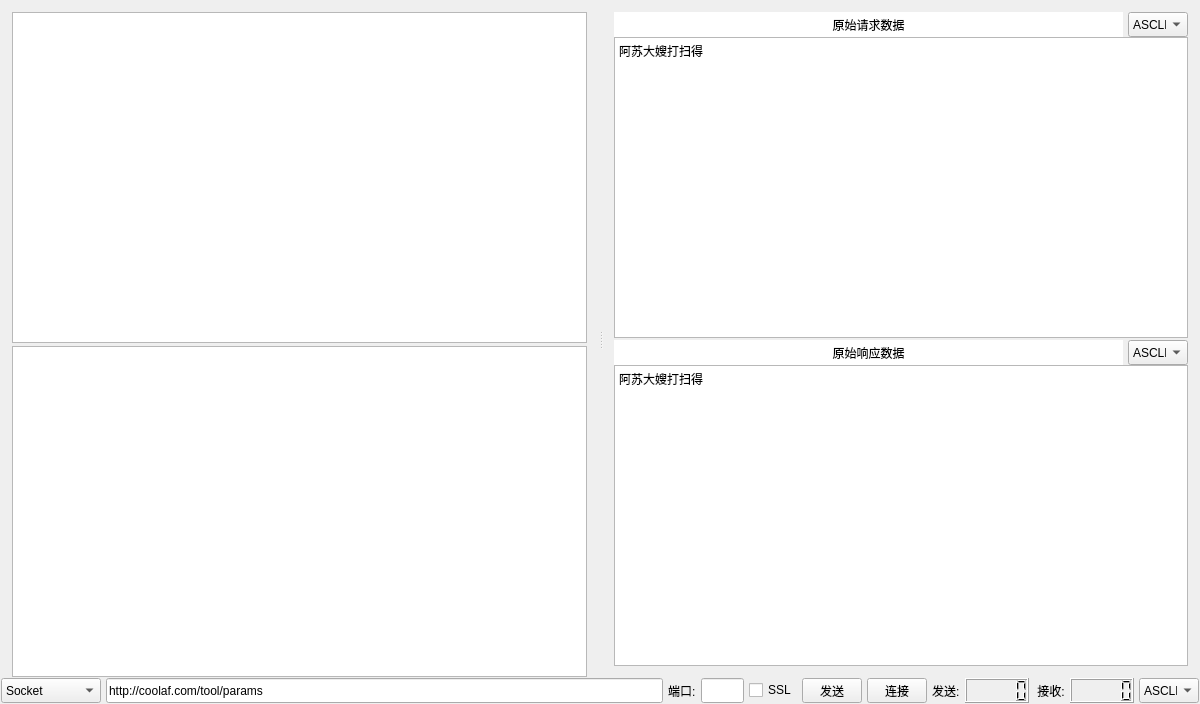
<?xml version="1.0" encoding="UTF-8"?>
<ui version="4.0">
 <class>RequestTestToolClass</class>
 <widget class="QMainWindow" name="RequestTestToolClass">
  <property name="geometry">
   <rect>
    <x>0</x>
    <y>0</y>
    <width>1200</width>
    <height>704</height>
   </rect>
  </property>
  <property name="minimumSize">
   <size>
    <width>1200</width>
    <height>700</height>
   </size>
  </property>
  <property name="maximumSize">
   <size>
    <width>16777215</width>
    <height>16777215</height>
   </size>
  </property>
  <property name="windowTitle">
   <string>RequestTestTool</string>
  </property>
  <widget class="QWidget" name="centralWidget">
   <layout class="QGridLayout" name="gridLayout">
    <property name="leftMargin">
     <number>1</number>
    </property>
    <property name="topMargin">
     <number>1</number>
    </property>
    <property name="rightMargin">
     <number>1</number>
    </property>
    <property name="bottomMargin">
     <number>1</number>
    </property>
    <property name="spacing">
     <number>1</number>
    </property>
    <item row="0" column="0">
     <widget class="QSplitter" name="splitter">
      <property name="sizePolicy">
       <sizepolicy hsizetype="Expanding" vsizetype="Expanding">
        <horstretch>0</horstretch>
        <verstretch>0</verstretch>
       </sizepolicy>
      </property>
      <property name="orientation">
       <enum>Qt::Horizontal</enum>
      </property>
      <property name="opaqueResize">
       <bool>true</bool>
      </property>
      <property name="handleWidth">
       <number>5</number>
      </property>
      <property name="childrenCollapsible">
       <bool>true</bool>
      </property>
      <widget class="QWidget" name="layoutWidget">
       <layout class="QVBoxLayout" name="verticalLayout">
        <property name="spacing">
         <number>3</number>
        </property>
        <property name="bottomMargin">
         <number>0</number>
        </property>
        <item>
         <widget class="QTableWidget" name="tableWidget_Header">
          <property name="minimumSize">
           <size>
            <width>300</width>
            <height>300</height>
           </size>
          </property>
         </widget>
        </item>
        <item>
         <widget class="QTableWidget" name="tableWidget_values">
          <property name="minimumSize">
           <size>
            <width>300</width>
            <height>300</height>
           </size>
          </property>
         </widget>
        </item>
       </layout>
      </widget>
      <widget class="QWidget" name="layoutWidget">
       <layout class="QVBoxLayout" name="verticalLayout_4">
        <property name="spacing">
         <number>2</number>
        </property>
        <item>
         <layout class="QVBoxLayout" name="verticalLayout_3">
          <property name="spacing">
           <number>0</number>
          </property>
          <item>
           <layout class="QHBoxLayout" name="horizontalLayout_3">
            <property name="spacing">
             <number>5</number>
            </property>
            <item>
             <widget class="QLabel" name="label_2">
              <property name="minimumSize">
               <size>
                <width>0</width>
                <height>25</height>
               </size>
              </property>
              <property name="maximumSize">
               <size>
                <width>16777215</width>
                <height>25</height>
               </size>
              </property>
              <property name="styleSheet">
               <string notr="true">background-color: rgb(255, 255, 255);</string>
              </property>
              <property name="text">
               <string>原始请求数据</string>
              </property>
              <property name="alignment">
               <set>Qt::AlignCenter</set>
              </property>
             </widget>
            </item>
            <item>
             <widget class="QComboBox" name="comboBox_ShowType_3">
              <property name="sizePolicy">
               <sizepolicy hsizetype="Preferred" vsizetype="Fixed">
                <horstretch>0</horstretch>
                <verstretch>0</verstretch>
               </sizepolicy>
              </property>
              <property name="minimumSize">
               <size>
                <width>60</width>
                <height>25</height>
               </size>
              </property>
              <property name="maximumSize">
               <size>
                <width>60</width>
                <height>25</height>
               </size>
              </property>
              <item>
               <property name="text">
                <string>ASCLL</string>
               </property>
              </item>
              <item>
               <property name="text">
                <string>16进制</string>
               </property>
              </item>
              <item>
               <property name="text">
                <string>10进制</string>
               </property>
              </item>
              <item>
               <property name="text">
                <string>2进制</string>
               </property>
              </item>
             </widget>
            </item>
           </layout>
          </item>
          <item>
           <widget class="QTextBrowser" name="textBrowser_Request">
            <property name="sizePolicy">
             <sizepolicy hsizetype="MinimumExpanding" vsizetype="Expanding">
              <horstretch>0</horstretch>
              <verstretch>0</verstretch>
             </sizepolicy>
            </property>
            <property name="minimumSize">
             <size>
              <width>300</width>
              <height>0</height>
             </size>
            </property>
            <property name="html">
             <string>&lt;!DOCTYPE HTML PUBLIC &quot;-//W3C//DTD HTML 4.0//EN&quot; &quot;http://www.w3.org/TR/REC-html40/strict.dtd&quot;&gt;
&lt;html&gt;&lt;head&gt;&lt;meta name=&quot;qrichtext&quot; content=&quot;1&quot; /&gt;&lt;style type=&quot;text/css&quot;&gt;
p, li { white-space: pre-wrap; }
&lt;/style&gt;&lt;/head&gt;&lt;body style=&quot; font-family:'SimSun'; font-size:9pt; font-weight:400; font-style:normal;&quot;&gt;
&lt;p style=&quot; margin-top:0px; margin-bottom:0px; margin-left:0px; margin-right:0px; -qt-block-indent:0; text-indent:0px;&quot;&gt;阿苏大嫂打扫得&lt;/p&gt;&lt;/body&gt;&lt;/html&gt;</string>
            </property>
           </widget>
          </item>
         </layout>
        </item>
        <item>
         <layout class="QVBoxLayout" name="verticalLayout_2">
          <property name="spacing">
           <number>0</number>
          </property>
          <item>
           <layout class="QHBoxLayout" name="horizontalLayout_2">
            <property name="spacing">
             <number>5</number>
            </property>
            <item>
             <widget class="QLabel" name="label">
              <property name="minimumSize">
               <size>
                <width>0</width>
                <height>25</height>
               </size>
              </property>
              <property name="maximumSize">
               <size>
                <width>16777215</width>
                <height>25</height>
               </size>
              </property>
              <property name="styleSheet">
               <string notr="true">background-color: rgb(255, 255, 255);</string>
              </property>
              <property name="text">
               <string>原始响应数据</string>
              </property>
              <property name="alignment">
               <set>Qt::AlignCenter</set>
              </property>
             </widget>
            </item>
            <item>
             <widget class="QComboBox" name="comboBox_ShowType_2">
              <property name="minimumSize">
               <size>
                <width>60</width>
                <height>25</height>
               </size>
              </property>
              <property name="maximumSize">
               <size>
                <width>60</width>
                <height>25</height>
               </size>
              </property>
              <item>
               <property name="text">
                <string>ASCLL</string>
               </property>
              </item>
              <item>
               <property name="text">
                <string>16进制</string>
               </property>
              </item>
              <item>
               <property name="text">
                <string>10进制</string>
               </property>
              </item>
              <item>
               <property name="text">
                <string>2进制</string>
               </property>
              </item>
             </widget>
            </item>
           </layout>
          </item>
          <item>
           <widget class="QTextBrowser" name="textBrowser_Response">
            <property name="enabled">
             <bool>true</bool>
            </property>
            <property name="minimumSize">
             <size>
              <width>300</width>
              <height>0</height>
             </size>
            </property>
            <property name="html">
             <string>&lt;!DOCTYPE HTML PUBLIC &quot;-//W3C//DTD HTML 4.0//EN&quot; &quot;http://www.w3.org/TR/REC-html40/strict.dtd&quot;&gt;
&lt;html&gt;&lt;head&gt;&lt;meta name=&quot;qrichtext&quot; content=&quot;1&quot; /&gt;&lt;style type=&quot;text/css&quot;&gt;
p, li { white-space: pre-wrap; }
&lt;/style&gt;&lt;/head&gt;&lt;body style=&quot; font-family:'SimSun'; font-size:9pt; font-weight:400; font-style:normal;&quot;&gt;
&lt;p style=&quot; margin-top:0px; margin-bottom:0px; margin-left:0px; margin-right:0px; -qt-block-indent:0; text-indent:0px;&quot;&gt;阿苏大嫂打扫得&lt;/p&gt;&lt;/body&gt;&lt;/html&gt;</string>
            </property>
           </widget>
          </item>
         </layout>
        </item>
       </layout>
      </widget>
     </widget>
    </item>
    <item row="1" column="0">
     <layout class="QHBoxLayout" name="horizontalLayout">
      <property name="spacing">
       <number>5</number>
      </property>
      <property name="sizeConstraint">
       <enum>QLayout::SetDefaultConstraint</enum>
      </property>
      <item>
       <widget class="QComboBox" name="comboBox_RequestType">
        <property name="minimumSize">
         <size>
          <width>100</width>
          <height>25</height>
         </size>
        </property>
        <property name="maximumSize">
         <size>
          <width>100</width>
          <height>25</height>
         </size>
        </property>
        <item>
         <property name="text">
          <string>Socket</string>
         </property>
        </item>
        <item>
         <property name="text">
          <string>Http-Get</string>
         </property>
        </item>
        <item>
         <property name="text">
          <string>Http-Post</string>
         </property>
        </item>
       </widget>
      </item>
      <item>
       <widget class="QLineEdit" name="lineEdit_Address">
        <property name="sizePolicy">
         <sizepolicy hsizetype="Expanding" vsizetype="Fixed">
          <horstretch>0</horstretch>
          <verstretch>0</verstretch>
         </sizepolicy>
        </property>
        <property name="minimumSize">
         <size>
          <width>557</width>
          <height>25</height>
         </size>
        </property>
        <property name="maximumSize">
         <size>
          <width>65535</width>
          <height>25</height>
         </size>
        </property>
        <property name="text">
         <string>http://coolaf.com/tool/params</string>
        </property>
       </widget>
      </item>
      <item>
       <widget class="QLabel" name="label_Port">
        <property name="text">
         <string>端口:</string>
        </property>
       </widget>
      </item>
      <item>
       <widget class="QLineEdit" name="lineEdit_ConnectPort">
        <property name="minimumSize">
         <size>
          <width>0</width>
          <height>25</height>
         </size>
        </property>
        <property name="maximumSize">
         <size>
          <width>16777215</width>
          <height>25</height>
         </size>
        </property>
       </widget>
      </item>
      <item>
       <widget class="QCheckBox" name="checkBox_IsSSL">
        <property name="text">
         <string>SSL</string>
        </property>
       </widget>
      </item>
      <item>
       <widget class="QPushButton" name="pushButton_Request">
        <property name="minimumSize">
         <size>
          <width>60</width>
          <height>25</height>
         </size>
        </property>
        <property name="maximumSize">
         <size>
          <width>60</width>
          <height>25</height>
         </size>
        </property>
        <property name="text">
         <string>发送</string>
        </property>
       </widget>
      </item>
      <item>
       <widget class="QPushButton" name="pushButton_Connect">
        <property name="minimumSize">
         <size>
          <width>60</width>
          <height>25</height>
         </size>
        </property>
        <property name="maximumSize">
         <size>
          <width>30</width>
          <height>25</height>
         </size>
        </property>
        <property name="text">
         <string>连接</string>
        </property>
       </widget>
      </item>
      <item>
       <widget class="QLabel" name="label_SendDatalenth">
        <property name="minimumSize">
         <size>
          <width>0</width>
          <height>25</height>
         </size>
        </property>
        <property name="maximumSize">
         <size>
          <width>16777215</width>
          <height>25</height>
         </size>
        </property>
        <property name="text">
         <string>发送:</string>
        </property>
       </widget>
      </item>
      <item>
       <widget class="QLCDNumber" name="lcdNumber_Send">
        <property name="minimumSize">
         <size>
          <width>0</width>
          <height>25</height>
         </size>
        </property>
        <property name="maximumSize">
         <size>
          <width>16777215</width>
          <height>25</height>
         </size>
        </property>
        <property name="digitCount">
         <number>5</number>
        </property>
       </widget>
      </item>
      <item>
       <widget class="QLabel" name="label_RecvDatalenth">
        <property name="minimumSize">
         <size>
          <width>0</width>
          <height>25</height>
         </size>
        </property>
        <property name="maximumSize">
         <size>
          <width>16777215</width>
          <height>25</height>
         </size>
        </property>
        <property name="text">
         <string> 接收:</string>
        </property>
       </widget>
      </item>
      <item>
       <widget class="QLCDNumber" name="lcdNumber_Recv">
        <property name="minimumSize">
         <size>
          <width>0</width>
          <height>25</height>
         </size>
        </property>
        <property name="maximumSize">
         <size>
          <width>16777215</width>
          <height>25</height>
         </size>
        </property>
       </widget>
      </item>
      <item>
       <widget class="QComboBox" name="comboBox_ShowType">
        <property name="minimumSize">
         <size>
          <width>60</width>
          <height>25</height>
         </size>
        </property>
        <property name="maximumSize">
         <size>
          <width>60</width>
          <height>25</height>
         </size>
        </property>
        <item>
         <property name="text">
          <string>ASCLL</string>
         </property>
        </item>
        <item>
         <property name="text">
          <string>16进制</string>
         </property>
        </item>
        <item>
         <property name="text">
          <string>10进制</string>
         </property>
        </item>
        <item>
         <property name="text">
          <string>2  进制</string>
         </property>
        </item>
       </widget>
      </item>
     </layout>
    </item>
   </layout>
  </widget>
 </widget>
 <layoutdefault spacing="6" margin="11"/>
 <resources>
  <include location="RequestTestTool.qrc"/>
 </resources>
 <connections/>
</ui>
